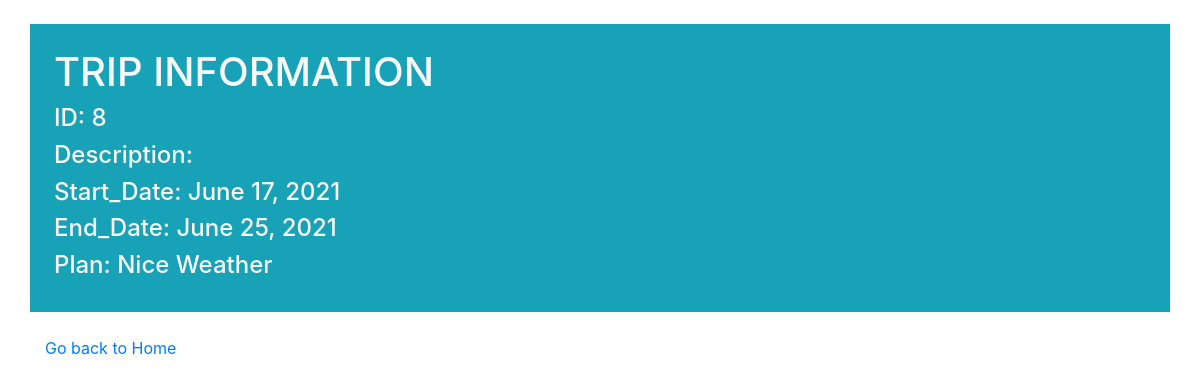
Page /exam/trips/8/views on the committed database.
### exercice_app/models.py (models this page shows)
class Trip(models.Model):
    destination= models.CharField(max_length=100)
    start_date = models.DateField()
    end_date = models.DateField()
    plan= models.TextField(max_length=500)
    user= models.ForeignKey(User,related_name="trips",on_delete=models.CASCADE)
    created_at=models.DateTimeField(auto_now_add=True)
    updated_at=models.DateTimeField(auto_now=True)
    objects=TripManager()

### exercice_app/views.py (the view)
# urls.py: path("trips/<int:trip_id>/views",views.view_detail)
def view_detail(request,trip_id):
    context={
        "trips":Trip.objects.get(id=trip_id)
    }
    return render(request,"detail_user.html",context)

### exercice_app/templates/detail_user.html (shortened to what this page needs)
<!DOCTYPE html>
<html lang="en">
<head>
    <link rel="stylesheet" href="https://stackpath.bootstrapcdn.com/bootstrap/4.3.1/css/bootstrap.min.css">
</head>
<body>
    <div class="container mt-4 bg-info text-light p-4">
        <h1>TRIP INFORMATION</h1>
        <h4>ID: {{trips.id}}</h4>
        <h4>Description: {{trips.description}}</h4>
        <h4>Start_Date: {{trips.start_date}}</h4>
        <h4>End_Date: {{trips.end_date}}</h4>
        <h4>Plan: {{trips.plan}}</h4>
    </div>
    <div class="container mt-4"><a href="/exam">Go back to Home </a></div>
</body>
</html>

### rows in the picture
Trip: id "8", start_date "June 17, 2021", end_date "June 25, 2021", plan "Nice Weather"
